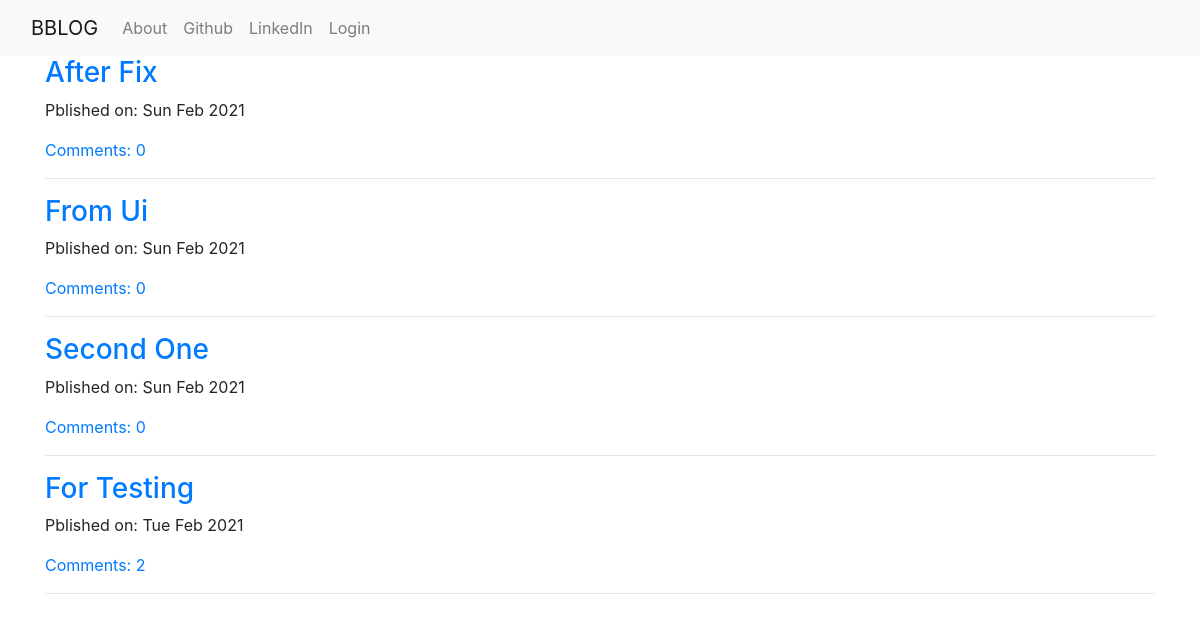
The page / on the database its author committed.
### blog/models.py (models this page shows, shortened)
class Post(models.Model):
    author = models.ForeignKey("auth.User", on_delete=models.CASCADE)
    title  = models.CharField(max_length=200)
    text = models.TextField()
    create_date = models.DateTimeField(default=timezone.now)
    published_date = models.DateTimeField(blank=True, null=True)
    def approve_comments(self):
        return self.comments.filter(approved_comment=True)

### blog/views.py (the view)
# urls.py: path('',views.PostListView.as_view(),name='post_list'),
class PostListView(ListView):
    model = Post
    def get_queryset(self):
        return Post.objects.filter(published_date__lte=timezone.now()).order_by('-published_date')

### blog/templates/blog/post_list.html (shortened to what this page needs)
{% extends 'blog/base.html' %}
{% block body_block %}
<div class="centerstage">
    {% for post in post_list %}
    <div class="post">
        <h3> <a href="{% url 'post_detail' pk=post.pk %}">{{ post.title | title }} </a> </h3>
        <div class="date">
            <p>Pblished on: {{post.published_date|date:"D M Y"}}</p>
        </div>
        <a href="{% url 'post_detail' pk=post.pk %}"> Comments: {{post.approve_comments.count}}
    </div>
    <hr>
    {% endfor %}
</div>
{% endblock %}

### blog/templates/blog/base.html (shortened to what this page needs)
<!DOCTYPE html>
{% load static %}
<html lang="en">
<head>
    <link rel="stylesheet" type="text/css" href="{% static 'css/bootstrap.css'  %}">
    <link rel="stylesheet" type="text/css" href="{% static 'css/blog.css'  %}">
</head>
<body>
    <nav class="navbar navbar-expand-lg navbar-light bg-light">
        <div class="container-fluid">
          <a class="navbar-brand" href="{% url 'post_list' %}">BBLOG</a>
          <div class="collapse navbar-collapse" id="navbarNav">
            <ul class="navbar-nav">
              <li class="nav-item">
                <a class="nav-link" aria-current="page" href="{% url 'about' %}">About</a>
              </li>
              <li class="nav-item">
                <a class="nav-link" href="https://github.com/donrockvic">Github</a>
              </li>
              <li class="nav-item">
                <a class="nav-link" href="https://www.linkedin.com/in/vicky-kumar-19192998/">LinkedIn</a>
              </li>
              {% if user.is_authenticated %}
              <li class="nav-item">
                <a class="nav-link" href="{% url 'post_new' %}">New Post</a>
              </li>
              <li class="nav-item">
                <a class="nav-link" href="{% url 'post_draft_list' %}">Draft</a>
              </li>
              <li class="nav-item">
                <a class="nav-link" href="{% url 'logout' %}">{{ user.username }} Logout</a>
              </li>
              {% else %}
              <li class="nav-item">
                <a class="nav-link" href="{% url 'login' %}">  Login</a>
              </li>
              {% endif %}
            </ul>
          </div>
        </div>
      </nav>
    <div class=" content container">
        {% block body_block%}
        {% endblock %}
     </div>
</body>
</html>

### blog/static/css/blog.css (style rules this page uses)
.centerstage { margin-left: auto; margin-right: auto; }

### rows shown on the page
Post: title "After Fix", published_date "Sun Feb 2021", approve_comments.count "0"
Post: title "From Ui", published_date "Sun Feb 2021", approve_comments.count "0"
Post: title "Second One", published_date "Sun Feb 2021", approve_comments.count "0"
Post: title "For Testing", published_date "Tue Feb 2021", approve_comments.count "2"
